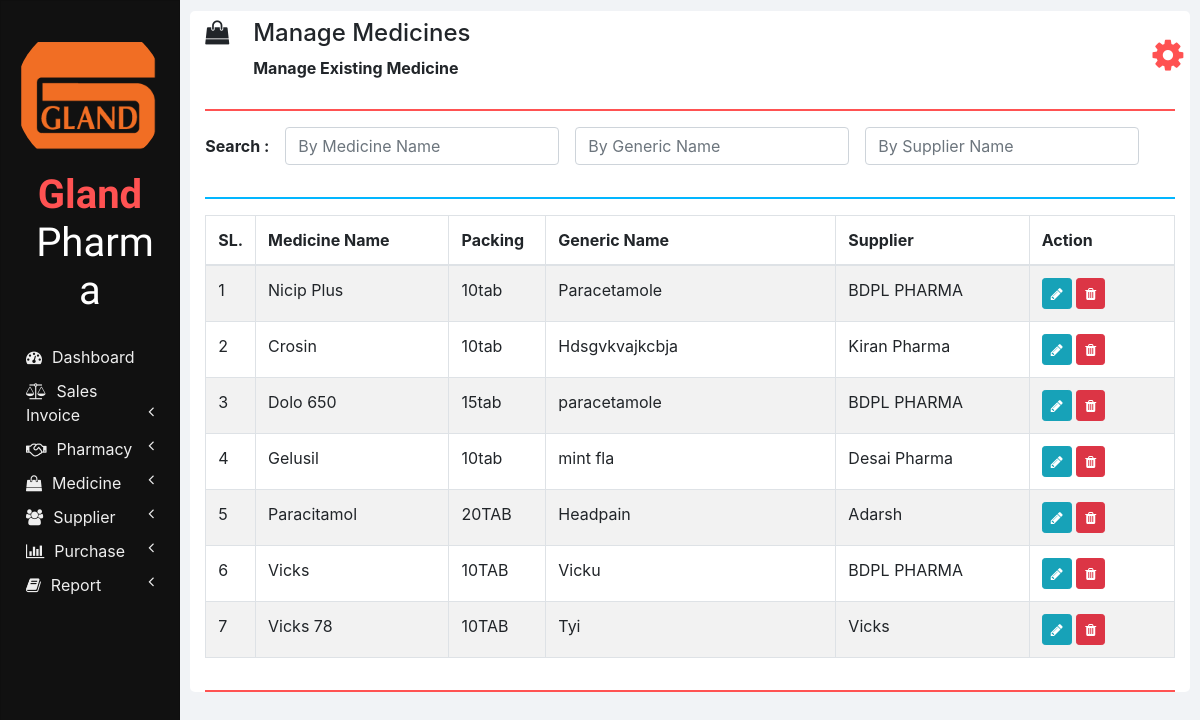
Screenshot of /manage_medicine.php with the database file from the repository.
### tables this page shows
CREATE TABLE `medicines` (
  `ID` int(11) NOT NULL,
  `NAME` varchar(100) NOT NULL,
  `PACKING` varchar(20) NOT NULL,
  `GENERIC_NAME` varchar(100) NOT NULL,
  `SUPPLIER_NAME` varchar(100) NOT NULL
);

### php/manage_medicine.php (the view, shortened to what this page needs)
<?php
  function showMedicines($id) {
    require "db_connection.php";
    if($con) {
      $seq_no = 0;
      $query = "SELECT * FROM medicines";
      $result = mysqli_query($con, $query);
      while($row = mysqli_fetch_array($result)) {
        $seq_no++;
        if($row['ID'] == $id)
          showEditOptionsRow($seq_no, $row);
        else
          showMedicineRow($seq_no, $row);
      }
    }
  }
  function showMedicineRow($seq_no, $row) {
    ?>
    <tr>
      <td><?php echo $seq_no; ?></td>
      <td><?php echo $row['NAME']; ?></td>
      <td><?php echo $row['PACKING']; ?></td>
      <td><?php echo $row['GENERIC_NAME']; ?></td>
      <td><?php echo $row['SUPPLIER_NAME']; ?></td>
      <td>
        <button href="" class="btn btn-info btn-sm" onclick="editMedicine(<?php echo $row['ID']; ?>);">
          <i class="fa fa-pencil"></i>
        </button>
        <button class="btn btn-danger btn-sm" onclick="deleteMedicine(<?php echo $row['ID']; ?>);">
          <i class="fa fa-trash"></i>
        </button>
      </td>
    </tr>
    <?php
  }
  ?>

### css/sidenav.css (style rules this page uses)
body { background-color: #f1f3f6; }
.sidenav { width: 15%; height: 100vh; background-color: #222222; position: fixed; z-index: 1; flex: 1 0 auto; }
.card { width: 100%; height: 100%; top: 0; border-radius: 0; background-color: #111111; }
.logo .logo-caption { font-family: 'Poiret One', cursive; color: #ffffff; text-align: center; margin-bottom: 25px; }
.logo .profile { margin-left: 50%; border-radius: 50%; transform: translate(-50%); }
.logo .tweak { color: #ff5252; font-weight: bold; }
.main-menu-item { padding: 5px 5px; cursor: pointer; }
.main-menu-item > a { color: #eeeeee; text-decoration: none; font-size: 16px; }
.main-menu-item > a > span { margin-left: 10px; }

### css/home.css (style rules this page uses)
html, body { height: 100vh; }

### rows the page displays
medicines: seq_no "1", NAME "Nicip Plus", PACKING "10tab", GENERIC_NAME "Paracetamole", SUPPLIER_NAME "BDPL PHARMA"
medicines: seq_no "2", NAME "Crosin", PACKING "10tab", GENERIC_NAME "Hdsgvkvajkcbja", SUPPLIER_NAME "Kiran Pharma"
medicines: seq_no "3", NAME "Dolo 650", PACKING "15tab", GENERIC_NAME "paracetamole", SUPPLIER_NAME "BDPL PHARMA"
medicines: seq_no "4", NAME "Gelusil", PACKING "10tab", GENERIC_NAME "mint fla", SUPPLIER_NAME "Desai Pharma"
medicines: seq_no "5", NAME "Paracitamol", PACKING "20TAB", GENERIC_NAME "Headpain", SUPPLIER_NAME "Adarsh"
medicines: seq_no "6", NAME "Vicks", PACKING "10TAB", GENERIC_NAME "Vicku", SUPPLIER_NAME "BDPL PHARMA"
medicines: seq_no "7", NAME "Vicks 78", PACKING "10TAB", GENERIC_NAME "Tyi", SUPPLIER_NAME "Vicks"

### other values shown
$heading "Manage Medicines"
$sub_heading "Manage Existing Medicine"
